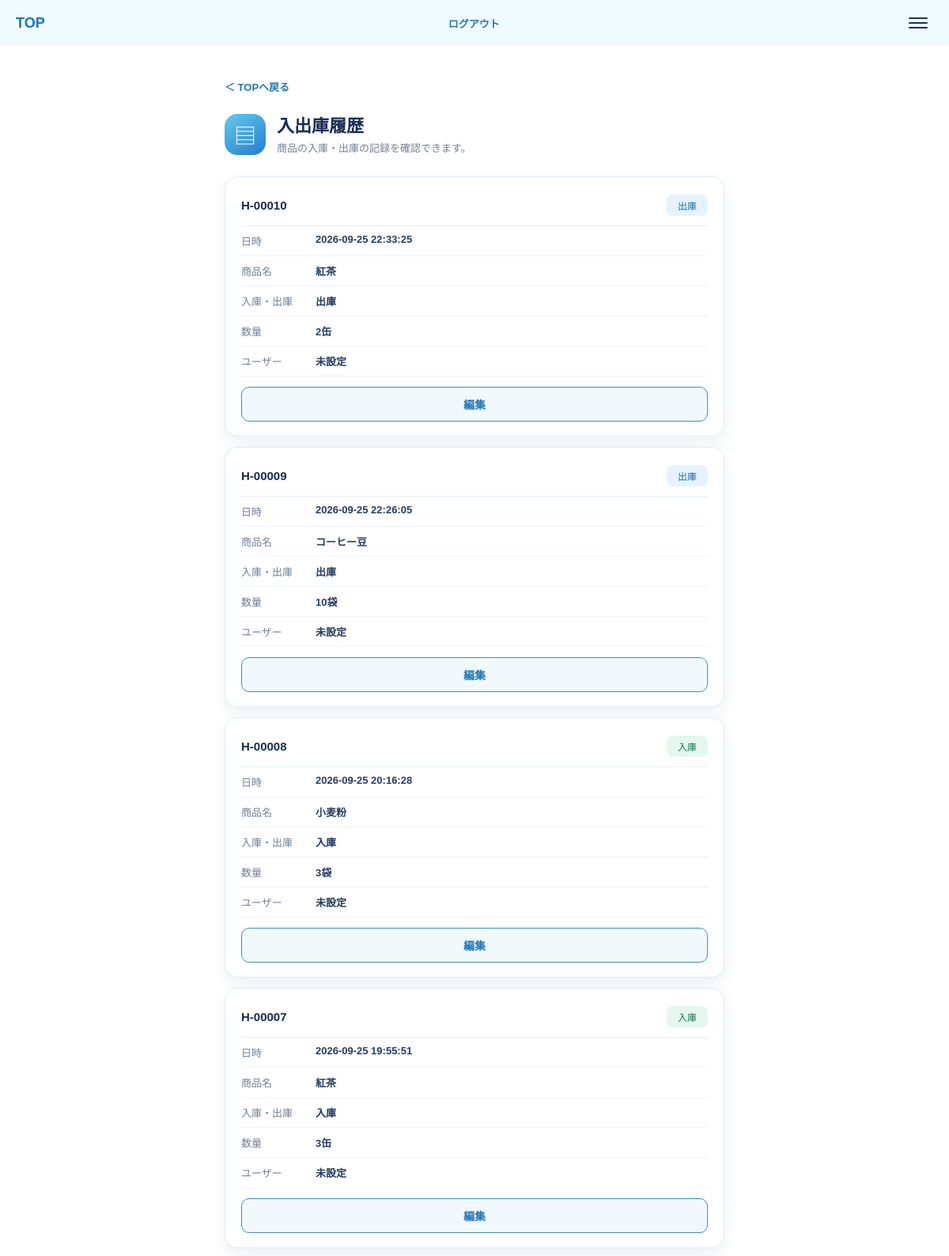
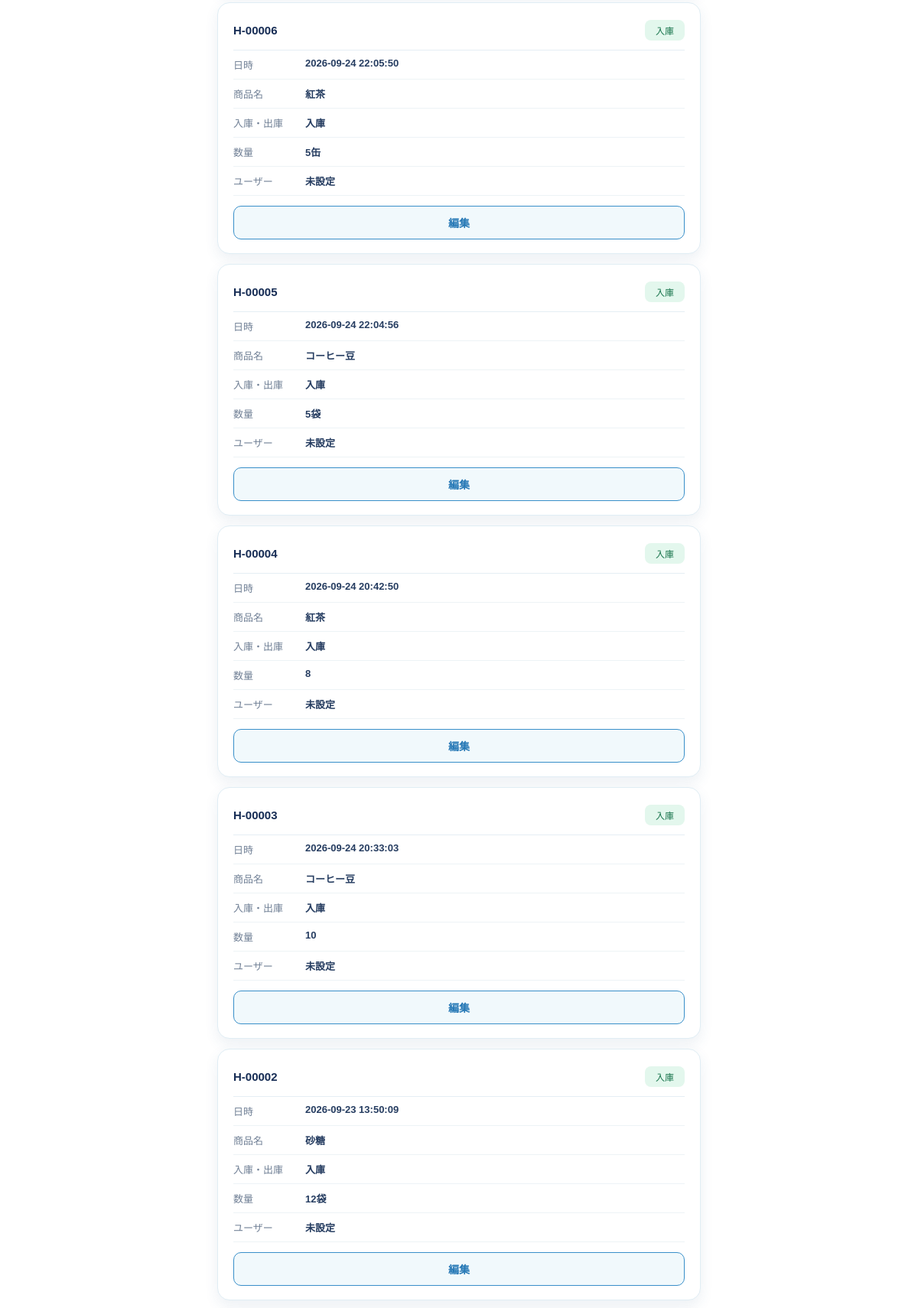
The app's page /history (signed in, upper part) with its own data (2 pictures, top to bottom).
### tables this page shows
CREATE TABLE transactions (
    id INTEGER PRIMARY KEY AUTOINCREMENT,
    product_name TEXT NOT NULL,
    transaction_type TEXT NOT NULL,
    quantity INTEGER NOT NULL,
    created_at TEXT NOT NULL
, product_id INTEGER);

CREATE TABLE products (
    id INTEGER PRIMARY KEY AUTOINCREMENT,
    name TEXT NOT NULL,
    stock INTEGER NOT NULL DEFAULT 0,
    proper_stock INTEGER NOT NULL
, unit TEXT);

### app.py (the view)
@app.route("/history")
@login_required
def history():
    conn = get_db_connection()
    transactions = conn.execute(
        """
        SELECT transactions.*, products.name AS current_product_name,
             products.unit AS current_product_unit
        FROM transactions
        LEFT JOIN products ON products.id = transactions.product_id
        ORDER BY transactions.id DESC
        """
    ).fetchall()
    conn.close()
    return render_template(
        "history.html",
        transactions=transactions
    )

### app.py (called while the page is built)
def get_db_connection():
    conn = sqlite3.connect("inventory.db")
    conn.row_factory = sqlite3.Row
    product_columns = {
        row[1] for row in conn.execute("PRAGMA table_info(products)")
    }
    if product_columns and "unit" not in product_columns:
        conn.execute("ALTER TABLE products ADD COLUMN unit TEXT")
        conn.commit()
    columns = {
        row[1] for row in conn.execute("PRAGMA table_info(transactions)")
    }
    if columns and "product_id" not in columns:
        conn.execute("ALTER TABLE transactions ADD COLUMN product_id INTEGER")
        conn.commit()
    return conn

@login_manager.user_loader
def load_user(user_id):
    conn = get_db_connection()
    user_record = conn.execute(
        "SELECT id, username, password_hash FROM users WHERE id = ?",
        (user_id,)
    ).fetchone()
    conn.close()
    if user_record is None:
        return None
    return User(
        user_record["id"],
        user_record["username"],
        user_record["password_hash"]
    )

### templates/history.html (shortened to what this page needs)
<!DOCTYPE html>
{% extends "base.html" %}
{% block site_header %}
<header class="top-header">
    <a class="top-header__brand" href="{{ url_for('home') }}">TOP</a>
    {% if current_user.is_authenticated %}<a class="top-header__logout" href="{{ url_for('logout') }}">ログアウト</a>{% endif %}
    <button class="menu-button" type="button" aria-label="メニュー">
        <span></span>
        <span></span>
        <span></span>
    </button>
</header>
{% endblock %}
{% block content %}
<div class="history-page">
    <a class="history-page__back" href="{{ url_for('home') }}">＜ TOPへ戻る</a>
    <section class="history-heading">
        <div class="history-heading__icon" aria-hidden="true">▤</div>
        <div>
            <h1>入出庫履歴</h1>
            <p>商品の入庫・出庫の記録を確認できます。</p>
        </div>
    </section>
    <section class="history-list" aria-label="入出庫履歴一覧">
        {% for transaction in transactions %}
        <article class="history-card">
            <div class="history-card__topline">
                <strong>H-{{ "%05d"|format(transaction.id) }}</strong>
                <span class="history-type{% if transaction.transaction_type in ['in', '入荷'] %} history-type--in{% else %} history-type--out{% endif %}">
                    {% if transaction.transaction_type in ['in', '入荷'] %}入庫{% else %}出庫{% endif %}
                </span>
            </div>
            <dl class="history-card__details">
                <div><dt>日時</dt><dd>{{ transaction.created_at }}</dd></div>
                <div><dt>商品名</dt><dd>{{ transaction.current_product_name or transaction.product_name }}</dd></div>
                <div><dt>入庫・出庫</dt><dd>{% if transaction.transaction_type in ['in', '入荷'] %}入庫{% else %}出庫{% endif %}</dd></div>
                <div><dt>数量</dt><dd>{{ transaction.quantity }}{% if transaction.current_product_unit and transaction.current_product_unit != "未設定" %}{{ transaction.current_product_unit }}{% endif %}</dd></div>
                <div><dt>ユーザー</dt><dd>未設定</dd></div>
            </dl>
            <a class="history-edit-button" href="{{ url_for('edit_transaction', transaction_id=transaction.id) }}">編集</a>
        </article>
        {% else %}
        <p class="history-empty">入出庫履歴はありません。</p>
        {% endfor %}
    </section>
</div>
{% endblock %}

### static/style.css (style rules this page uses)
* { box-sizing: border-box; }
body { margin: 0; color: #162b52; background: #ffffff; font-family: "Yu Gothic", "Hiragino Kaku Gothic ProN", sans-serif; }
a { color: inherit; }
.top-header { display: flex; align-items: center; justify-content: space-between; min-height: 58px; padding: 0 20px; background: #f0fbff; }
.top-header__brand { color: #1475c9; font-size: 18px; font-weight: 700; text-decoration: none; }
.top-header__logout { color: #2477b5; font-size: 13px; font-weight: 700; text-decoration: none; white-space: nowrap; }
.menu-button { display: grid; gap: 4px; width: 38px; padding: 8px 7px; border: 0; border-radius: 8px; background: transparent; }
.menu-button span { display: block; height: 2px; border-radius: 2px; background: #17345d; }
.history-page { width: min(100%, 680px); margin: 0 auto; padding: 24px 16px 44px; }
.history-page__back { display: inline-block; margin-bottom: 22px; color: #2477b5; font-size: 13px; font-weight: 700; text-decoration: none; }
.history-heading { display: flex; align-items: center; gap: 14px; margin-bottom: 24px; }
.history-heading__icon { display: grid; flex: 0 0 52px; place-items: center; width: 52px; height: 52px; border-radius: 16px; color: #ffffff; background: linear-gradient(145deg, #65c9ee, #237dcc); font-size: 28px; }
.history-heading h1 { margin: 0 0 5px; color: #172d55; font-size: 22px; }
.history-heading p { margin: 0; color: #718096; font-size: 13px; line-height: 1.6; }
.history-list { display: grid; gap: 13px; }
.history-card { padding: 16px 14px 14px; border: 1px solid #e0edf4; border-radius: 16px; background: #ffffff; box-shadow: 0 7px 18px rgba(48, 91, 130, 0.09); }
.history-card__topline { display: flex; align-items: center; justify-content: space-between; padding-bottom: 12px; border-bottom: 1px solid #e5eef4; color: #172d55; font-size: 15px; }
.history-type { min-width: 52px; padding: 5px 9px; border-radius: 8px; font-size: 12px; text-align: center; }
.history-type--in { color: #19754d; background: #e3f7ed; }
.history-type--out { color: #1b68a1; background: #e5f3ff; }
.history-card__details { margin: 0; }
.history-card__details div { display: grid; grid-template-columns: 86px minmax(0, 1fr); gap: 8px; padding: 9px 0; border-bottom: 1px solid #edf3f6; font-size: 13px; }
.history-card__details dt { color: #718096; }
.history-card__details dd { overflow: hidden; margin: 0; color: #263d61; font-weight: 600; text-overflow: ellipsis; white-space: nowrap; }
.history-edit-button, .history-submit, .history-delete-button, .history-cancel { display: flex; align-items: center; justify-content: center; width: 100%; min-height: 44px; border-radius: 10px; font-size: 14px; font-weight: 700; text-decoration: none; }
.history-edit-button { margin-top: 13px; border: 1px solid #398fc9; color: #2477b5; background: #f1f9fc; }
@media (min-width: 768px) { .history-page { padding: 42px 24px 56px; } }
@media (min-width: 768px) { .history-card, .history-form { padding: 22px 20px 18px; } }

### records on screen
transactions: id "00010", transaction_type "出庫"
transactions: id "00009", transaction_type "出庫"
transactions: id "00008", transaction_type "入庫"
transactions: id "00007", transaction_type "入庫"
transactions: id "00006", transaction_type "入庫"
transactions: id "00005", transaction_type "入庫"
transactions: id "00004", transaction_type "入庫"
transactions: id "00003", transaction_type "入庫"
transactions: id "00002", transaction_type "入庫"
